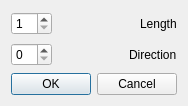
<?xml version="1.0" encoding="UTF-8"?>
<ui version="4.0">
 <class>DialogLineEdit</class>
 <widget class="QDialog" name="DialogLineEdit">
  <property name="geometry">
   <rect>
    <x>0</x>
    <y>0</y>
    <width>178</width>
    <height>106</height>
   </rect>
  </property>
  <property name="windowTitle">
   <string>Dialog</string>
  </property>
  <layout class="QVBoxLayout" name="verticalLayout">
   <item>
    <layout class="QHBoxLayout" name="horizontalLayout">
     <item>
      <widget class="QSpinBox" name="spBoxLength">
       <property name="minimum">
        <number>1</number>
       </property>
       <property name="maximum">
        <number>15</number>
       </property>
      </widget>
     </item>
     <item>
      <spacer name="horizontalSpacer">
       <property name="orientation">
        <enum>Qt::Horizontal</enum>
       </property>
       <property name="sizeHint" stdset="0">
        <size>
         <width>40</width>
         <height>20</height>
        </size>
       </property>
      </spacer>
     </item>
     <item>
      <widget class="QLabel" name="label_Length">
       <property name="text">
        <string>Length</string>
       </property>
      </widget>
     </item>
    </layout>
   </item>
   <item>
    <layout class="QHBoxLayout" name="horizontalLayout_2">
     <item>
      <widget class="QSpinBox" name="spBox_Direction">
       <property name="maximum">
        <number>15</number>
       </property>
      </widget>
     </item>
     <item>
      <spacer name="horizontalSpacer_2">
       <property name="orientation">
        <enum>Qt::Horizontal</enum>
       </property>
       <property name="sizeHint" stdset="0">
        <size>
         <width>40</width>
         <height>20</height>
        </size>
       </property>
      </spacer>
     </item>
     <item>
      <widget class="QLabel" name="label_Direction">
       <property name="text">
        <string>Direction</string>
       </property>
      </widget>
     </item>
    </layout>
   </item>
   <item>
    <widget class="QDialogButtonBox" name="buttonBox">
     <property name="orientation">
      <enum>Qt::Horizontal</enum>
     </property>
     <property name="standardButtons">
      <set>QDialogButtonBox::Cancel|QDialogButtonBox::Ok</set>
     </property>
    </widget>
   </item>
  </layout>
 </widget>
 <resources/>
 <connections>
  <connection>
   <sender>buttonBox</sender>
   <signal>accepted()</signal>
   <receiver>DialogLineEdit</receiver>
   <slot>accept()</slot>
   <hints>
    <hint type="sourcelabel">
     <x>168</x>
     <y>96</y>
    </hint>
    <hint type="destinationlabel">
     <x>157</x>
     <y>274</y>
    </hint>
   </hints>
  </connection>
  <connection>
   <sender>buttonBox</sender>
   <signal>rejected()</signal>
   <receiver>DialogLineEdit</receiver>
   <slot>reject()</slot>
   <hints>
    <hint type="sourcelabel">
     <x>168</x>
     <y>96</y>
    </hint>
    <hint type="destinationlabel">
     <x>286</x>
     <y>274</y>
    </hint>
   </hints>
  </connection>
  <connection>
   <sender>spBoxLength</sender>
   <signal>valueChanged(int)</signal>
   <receiver>DialogLineEdit</receiver>
   <slot>set_ShapeLength(int)</slot>
   <hints>
    <hint type="sourcelabel">
     <x>34</x>
     <y>18</y>
    </hint>
    <hint type="destinationlabel">
     <x>93</x>
     <y>15</y>
    </hint>
   </hints>
  </connection>
  <connection>
   <sender>spBox_Direction</sender>
   <signal>valueChanged(int)</signal>
   <receiver>DialogLineEdit</receiver>
   <slot>set_ShapeDirection(int)</slot>
   <hints>
    <hint type="sourcelabel">
     <x>32</x>
     <y>48</y>
    </hint>
    <hint type="destinationlabel">
     <x>96</x>
     <y>48</y>
    </hint>
   </hints>
  </connection>
 </connections>
 <slots>
  <slot>set_ShapeLength(int)</slot>
  <slot>set_ShapeDirection(int)</slot>
 </slots>
</ui>
